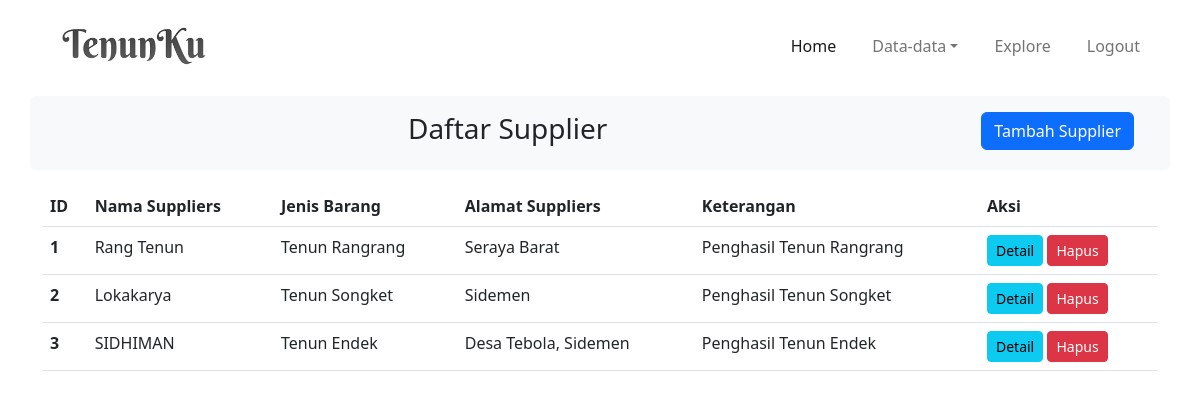
Page /admin/suppliersdata.php on the committed database.
### tables this page shows
CREATE TABLE `supplier` (
  `id_supplier` int(12) NOT NULL,
  `kode_jenis` int(12) NOT NULL,
  `nama_supplier` varchar(255) NOT NULL,
  `no_hp` int(14) NOT NULL,
  `alamat_supplier` varchar(255) NOT NULL,
  `keterangan` text NOT NULL
);

CREATE TABLE `jenis_barang` (
  `kode_jenis` int(12) NOT NULL,
  `pict_tenun` varchar(255) NOT NULL,
  `nama_jenis` varchar(255) NOT NULL,
  `keterangan` text NOT NULL
);

### php/function.php (called while the page is built, shortened)
<?php
include "config.php";
function getSupplier()
{
    global $conn;
    $query = "SELECT * FROM supplier";
    $result = mysqli_query($conn, $query);
    $rows = [];
    while ($row = mysqli_fetch_assoc($result)) {
        $rows[] = $row;
    }
    if ($result) {
        return $rows;
    } else {
        return false;
    }
}
?>

### admin/suppliersdata.php (the view, shortened to what this page needs)
<?php
include "../php/function.php";
?>
<!DOCTYPE html>
<html lang="en">
<head>
    <link href="https://cdn.jsdelivr.net/npm/bootstrap@5.2.2/dist/css/bootstrap.min.css" rel="stylesheet"
 />
    <link rel="stylesheet" href="../css/styles.css" />
</head>
<body>
    <nav class="navbar navbar-light navbar-expand-lg fixed-top navbar-shrink py-3" id="mainNav">
        <div class="container">
            <a href="index.html"><img src="../img/tenun logo.png" alt="" /></a>
            <div class="collapse navbar-collapse" id="navcol-1">
                <ul class="navbar-nav ms-auto">
                    <li class="nav-item"><a class="nav-link active" href="index.php">Home</a></li>
                    <li class="nav-item dropdown">
                        <a class="nav-link dropdown-toggle" href="#" role="button" data-bs-toggle="dropdown"
                            aria-expanded="false">Data-data</a>
                    </li>
                    <li class="nav-item"><a class="nav-link" href="#logoOur">Explore</a></li>
                    <li class="nav-item"><a class="nav-link" href="../logout.php">Logout</a></li>
                </ul>
            </div>
        </div>
    </nav>
    <div class="container">
        <div class="row bg-light rounded p-3 my-3">
            <div class="col-10">
                <h3 class="text-center">Daftar Supplier</h3>
            </div>
            <div class="col-2">
                <button type="button" class="btn btn-primary" data-bs-toggle="modal" data-bs-target="#exampleModal">
                    Tambah Supplier
                </button>
            </div>
        </div>
        <div class="table-responsive">
            <table class="table">
                <thead>
                    <tr>
                        <th scope="col">ID</th>
                        <th scope="col">Nama Suppliers</th>
                        <th scope="col">Jenis Barang</th>
                        <th scope="col">Alamat Suppliers</th>
                        <th scope="col">Keterangan</th>
                        <th scope="col">Aksi</th>
                    </tr>
                </thead>
                <tbody>
                    <?php
                    $suppliers = getSupplier();
                    $jenis = mysqli_query($conn, "SELECT * from jenis_barang j, supplier s WHERE j.kode_jenis=s.kode_jenis ORDER BY id_supplier ASC");
                    $i = 1;
                    if (count($suppliers) > 0): ?>
                    <?php foreach ($suppliers as $item): ?>
                    <?php while ($item = mysqli_fetch_array($jenis)) {
                    ?>
                    <tr>
                        <th>
                            <?= $i++ ?>
                        </th>
                        <td>
                            <?= $item["nama_supplier"] ?>
                        </td>
                        <td>
                            <?= $item["nama_jenis"] ?>
                        </td>
                        <td>
                            <?= $item["alamat_supplier"] ?>
                        </td>
                        <td>
                            <?= $item["keterangan"] ?>
                        </td>
                        <td>
                            <button type="button" class="btn btn-info btn-sm" data-bs-toggle="modal"
                                data-bs-target="#exampleModal<?= $item["id_supplier"] ?>">
                                Detail
                            </button>
                            <a href="delete.php?id=<?= $item['id_supplier'] ?>"
                                onclick="confirm('Yakin untuk menghapus data ini?')"
                                class="btn btn-danger btn-sm">Hapus</a>
                        </td>
                    </tr>
                    <?php
                            }
                    ?>
                    <?php endforeach; ?>
                    <?php else: ?>
                    <tr>
                        <td colspan="4" class="text-center">Tidak ada data</td>
                    </tr>
                    <?php endif; ?>
                </tbody>
            </table>
        </div>
    </div>
</body>
</html>

### css/styles.css (style rules this page uses)
* { margin: 0; padding: 0; box-sizing: border-box; }
body { padding-top: 5rem; padding-bottom: 3rem; overflow-x: hidden !important; }
.container { box-sizing: border-box; display: block; }
#mainNav { list-style-type: none; background-color: rgb(255, 255, 255); top: 0; position: fixed; width: 100%; z-index: 99; }
img { width: 150px; height: 40px; }
.nav-item { padding: 10px; }

### rows in the picture
supplier: nama_supplier "Rang Tenun", kode_jenis.nama_jenis "Tenun Rangrang", alamat_supplier "Seraya Barat", keterangan "Penghasil Tenun Rangrang"
supplier: nama_supplier "Lokakarya", kode_jenis.nama_jenis "Tenun Songket", alamat_supplier "Sidemen", keterangan "Penghasil Tenun Songket"
supplier: nama_supplier "SIDHIMAN", kode_jenis.nama_jenis "Tenun Endek", alamat_supplier "Desa Tebola, Sidemen", keterangan "Penghasil Tenun Endek"
